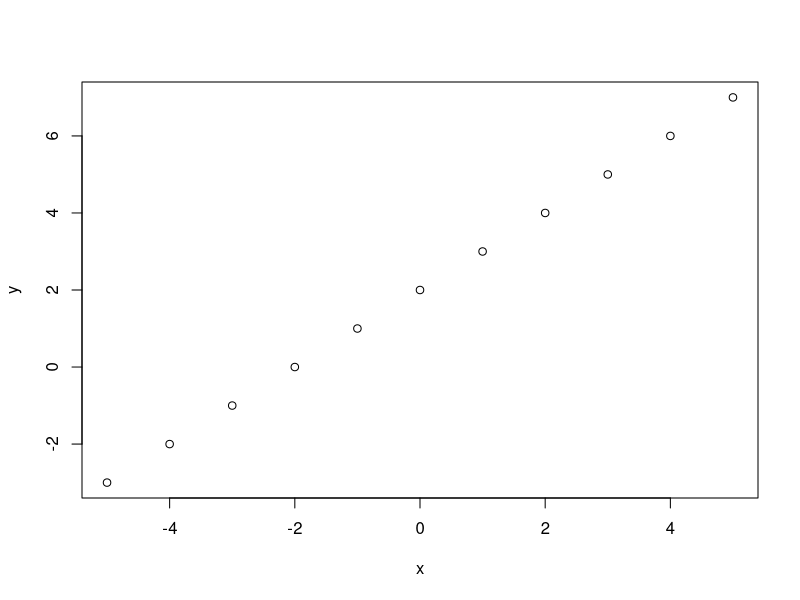
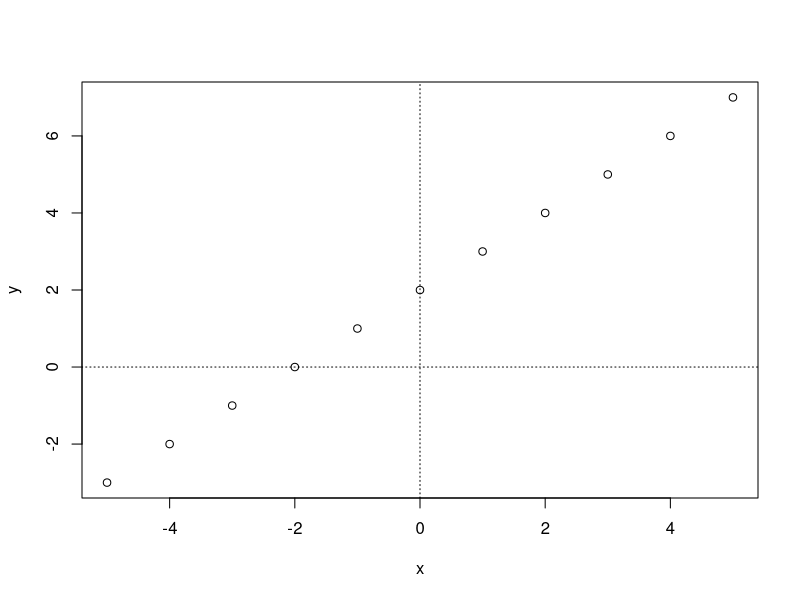
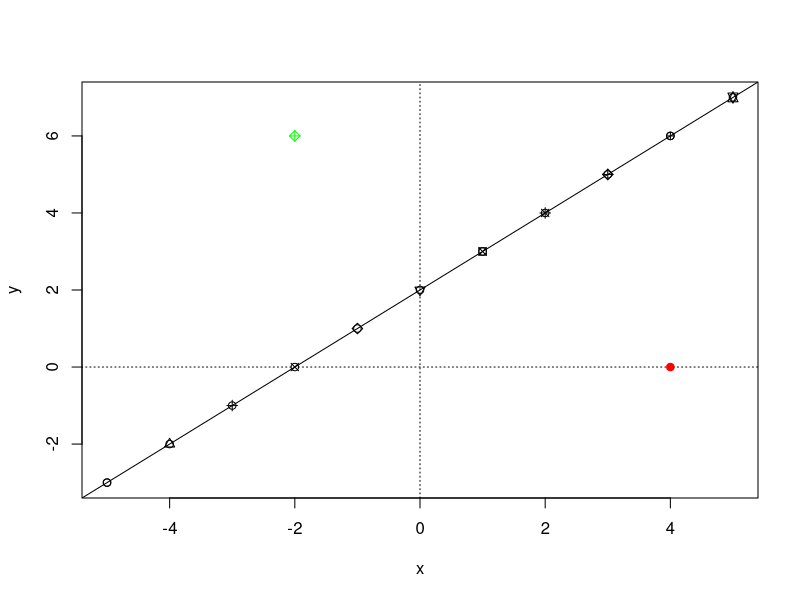
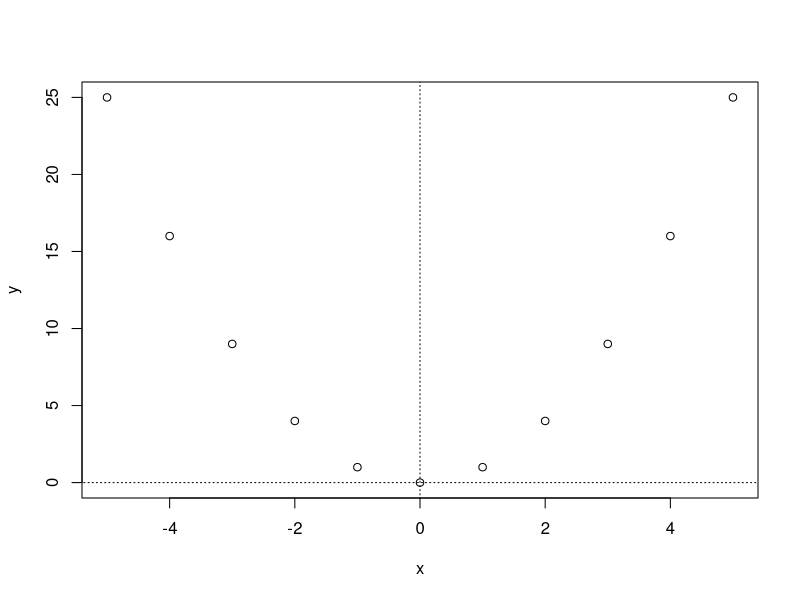
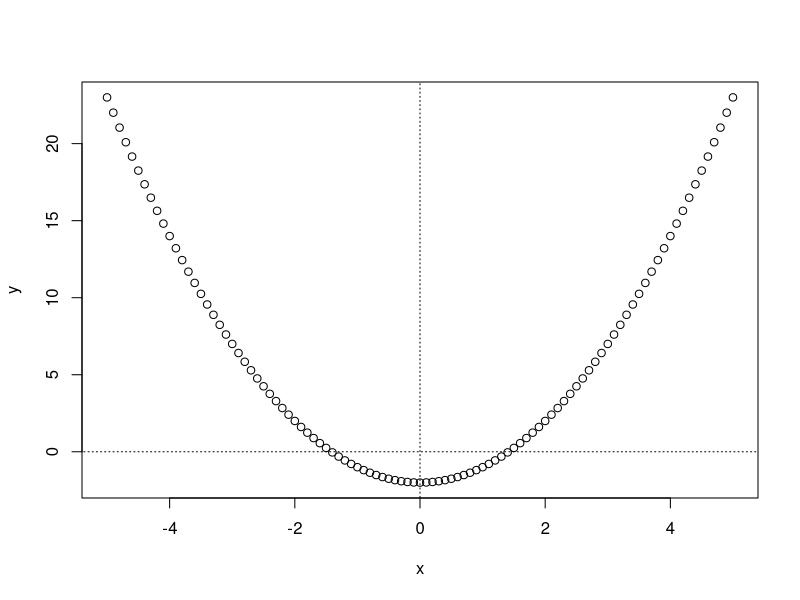
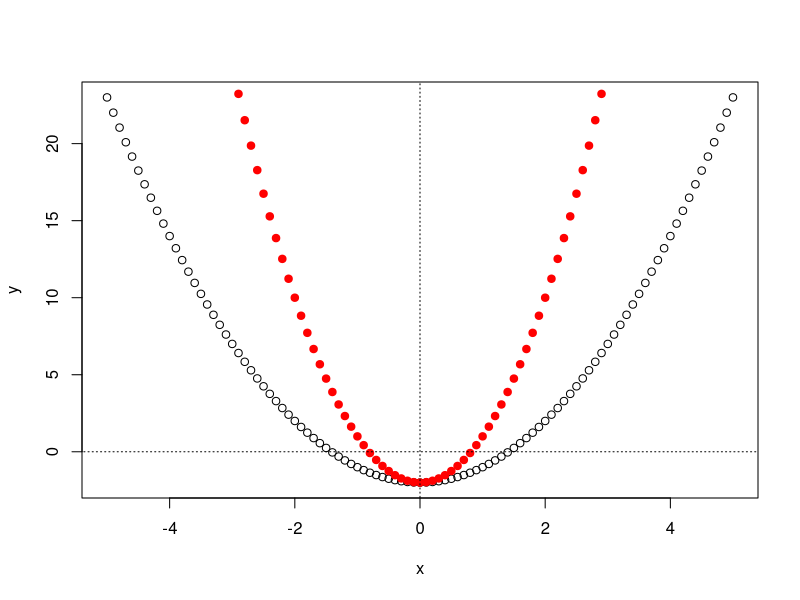
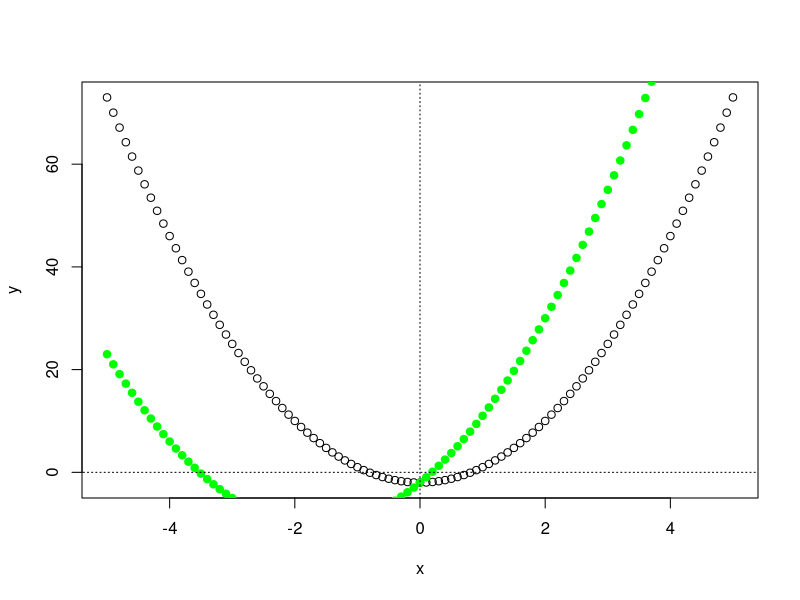

Reproduce these figures in R, in order. (Note: this script raises an error after producing the figures.)
rm(list=ls())
x<-seq(from = -5, to = 5, by = 1)
x
x[[1]]
## [1] -5
x[[2]]
## [1] -4
x[[9]]
## [1] 3
x[[length(x)]] #the last elements index is the same as the length of the sequence
## [1] 5

i<-1
x[[i]]

i<- seq(0,10,1)
i

a<-2 #intercept 
b<-1 #slope
y<-a+b*x
plot(x,y)


plot(x,y) 
segments(0,-10,0,10, lty=3) #add cartesian axes to see intercept better
segments(-10,0,10,0,lty=3)

?abline #adds line/lines to existing plots

plot(x,y, col="black")
segments(0,-10,0,10, lty=3)
segments(-10,0,10,0,lty=3)
abline(a = 2, b=1) #only need intercept and slope to plot the line

# Add a point at (4, 0) with red color and filled circle symbol
points(4, 0, col="red", pch=19)  # col="red" sets color to red, pch=19 sets the symbol to a filled circle

# Add a point at (-2, 6) with green color and a different symbol (open circle with a plus sign)
points(-2, 6, col="green", pch=9)  # col="green" sets color to green, pch=9 sets the symbol to an open circle with a plus sign

# Plot multiple points defined by vectors x and y, each with a different plotting symbol
points(x, y, pch=c(1,2,3,4,5,6,7,8,9,10,11))  # pch=c(1,2,3,...) assigns a sequence of different symbols for each point

#plot the quadratic function

y<-x^2
plot(x,y)
segments(-30,0,30,0,lty=3) #starts at point -30, 0 and ends at point 30, 0
segments(0,-30,0,30, lty=3)

#give linear function intercept of a-2
x<-seq(from = -5, to = 5, by = 0.1)
a<- -2
y<-a+x^2
plot(x,y)
segments(0,-30,0,30, lty=3)
segments(-30,0,30,0,lty=3)

plot(x,y)
a<- -2
b<-3
y<-a+b*x^2 #gave the curve a higher slope
points(x,y, pch=19, col="red")
segments(0,-30,0,30, lty=3)
segments(-30,0,30,0,lty=3)

#𝑦 = 𝑎 + (𝑏1 ∗ 𝑥) + (𝑏2 ∗ 𝑥 " )

plot(x,y)
a<- -2
b1<- 10
b2<-3
y<-a+b1*x+b2*x^2
points(x,y, pch=19, col="green")
segments(0,-100,0,100, lty=3)
segments(-100,0,100,0,lty=3)

#find highest y point in equation
x<-seq(from = -100, to = 100, by = 1)
plot(x, y, type="n", xlim=c(-100, 100), ylim=c(-1000, 1000), main="Plot with Adjusted Scales")
a<- -1
b1<- 2
b2<-0.15
y<-a+b1*x-b2*x^2
points(x,y, pch=19, col="green")
segments(0,-1000,0,1000, lty=3)
segments(-1000,0,1000,0,lty=3)
max_y_index <- which.max(y)  # Find the index of the maximum y value
highest_x <- x[max_y_index]  # Get the corresponding x value
highest_y <- y[max_y_index]  # Get the highest y value# Find the index of the maximum y value
points(highest_x, highest_y, col="red", pch=19)
text(highest_x, highest_y, labels=paste("Max y =", round(highest_y, 2)), pos=3) # pos=3 places the text above the point for better visibility
